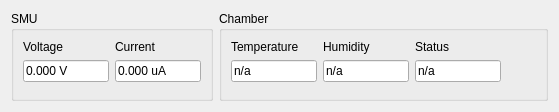
<?xml version="1.0" encoding="UTF-8"?>
<ui version="4.0">
 <class>statusWidget</class>
 <widget class="QWidget" name="statusWidget">
  <property name="geometry">
   <rect>
    <x>0</x>
    <y>0</y>
    <width>559</width>
    <height>112</height>
   </rect>
  </property>
  <property name="windowTitle">
   <string>Status</string>
  </property>
  <layout class="QHBoxLayout" name="horizontalLayout">
   <item>
    <widget class="QGroupBox" name="smuGroupBox">
     <property name="title">
      <string>SMU</string>
     </property>
     <layout class="QGridLayout" name="gridLayout_3">
      <item row="1" column="1">
       <widget class="QLineEdit" name="currentLineEdit">
        <property name="sizePolicy">
         <sizepolicy hsizetype="Minimum" vsizetype="Fixed">
          <horstretch>0</horstretch>
          <verstretch>0</verstretch>
         </sizepolicy>
        </property>
        <property name="maximumSize">
         <size>
          <width>86</width>
          <height>16777215</height>
         </size>
        </property>
        <property name="text">
         <string>0.000 uA</string>
        </property>
        <property name="readOnly">
         <bool>true</bool>
        </property>
       </widget>
      </item>
      <item row="2" column="1">
       <spacer name="verticalSpacer">
        <property name="orientation">
         <enum>Qt::Vertical</enum>
        </property>
        <property name="sizeHint" stdset="0">
         <size>
          <width>20</width>
          <height>0</height>
         </size>
        </property>
       </spacer>
      </item>
      <item row="0" column="1">
       <widget class="QLabel" name="currentLabnel">
        <property name="sizePolicy">
         <sizepolicy hsizetype="Minimum" vsizetype="Preferred">
          <horstretch>0</horstretch>
          <verstretch>0</verstretch>
         </sizepolicy>
        </property>
        <property name="text">
         <string>Current</string>
        </property>
       </widget>
      </item>
      <item row="0" column="0">
       <widget class="QLabel" name="voltageLabel">
        <property name="sizePolicy">
         <sizepolicy hsizetype="Minimum" vsizetype="Preferred">
          <horstretch>0</horstretch>
          <verstretch>0</verstretch>
         </sizepolicy>
        </property>
        <property name="text">
         <string>Voltage</string>
        </property>
       </widget>
      </item>
      <item row="1" column="0">
       <widget class="QLineEdit" name="voltageLineEdit">
        <property name="enabled">
         <bool>true</bool>
        </property>
        <property name="sizePolicy">
         <sizepolicy hsizetype="Minimum" vsizetype="Fixed">
          <horstretch>0</horstretch>
          <verstretch>0</verstretch>
         </sizepolicy>
        </property>
        <property name="maximumSize">
         <size>
          <width>86</width>
          <height>16777215</height>
         </size>
        </property>
        <property name="text">
         <string>0.000 V</string>
        </property>
        <property name="readOnly">
         <bool>true</bool>
        </property>
       </widget>
      </item>
     </layout>
    </widget>
   </item>
   <item>
    <widget class="QGroupBox" name="ctsGroupBox">
     <property name="sizePolicy">
      <sizepolicy hsizetype="Minimum" vsizetype="Preferred">
       <horstretch>0</horstretch>
       <verstretch>0</verstretch>
      </sizepolicy>
     </property>
     <property name="title">
      <string>Chamber</string>
     </property>
     <layout class="QGridLayout" name="gridLayout">
      <item row="1" column="3">
       <spacer name="horizontalSpacer">
        <property name="orientation">
         <enum>Qt::Horizontal</enum>
        </property>
        <property name="sizeHint" stdset="0">
         <size>
          <width>0</width>
          <height>20</height>
         </size>
        </property>
       </spacer>
      </item>
      <item row="1" column="1">
       <widget class="QLineEdit" name="humidLineEdit">
        <property name="sizePolicy">
         <sizepolicy hsizetype="Minimum" vsizetype="Fixed">
          <horstretch>0</horstretch>
          <verstretch>0</verstretch>
         </sizepolicy>
        </property>
        <property name="maximumSize">
         <size>
          <width>86</width>
          <height>16777215</height>
         </size>
        </property>
        <property name="text">
         <string>n/a</string>
        </property>
        <property name="readOnly">
         <bool>true</bool>
        </property>
       </widget>
      </item>
      <item row="2" column="0">
       <spacer name="verticalSpacer_2">
        <property name="orientation">
         <enum>Qt::Vertical</enum>
        </property>
        <property name="sizeHint" stdset="0">
         <size>
          <width>20</width>
          <height>0</height>
         </size>
        </property>
       </spacer>
      </item>
      <item row="1" column="0">
       <widget class="QLineEdit" name="tempLineEdit">
        <property name="sizePolicy">
         <sizepolicy hsizetype="Minimum" vsizetype="Fixed">
          <horstretch>0</horstretch>
          <verstretch>0</verstretch>
         </sizepolicy>
        </property>
        <property name="maximumSize">
         <size>
          <width>86</width>
          <height>16777215</height>
         </size>
        </property>
        <property name="text">
         <string>n/a</string>
        </property>
        <property name="readOnly">
         <bool>true</bool>
        </property>
       </widget>
      </item>
      <item row="0" column="0">
       <widget class="QLabel" name="tempLabel">
        <property name="sizePolicy">
         <sizepolicy hsizetype="Minimum" vsizetype="Preferred">
          <horstretch>0</horstretch>
          <verstretch>0</verstretch>
         </sizepolicy>
        </property>
        <property name="text">
         <string>Temperature</string>
        </property>
       </widget>
      </item>
      <item row="0" column="1">
       <widget class="QLabel" name="humidLabel">
        <property name="sizePolicy">
         <sizepolicy hsizetype="Minimum" vsizetype="Preferred">
          <horstretch>0</horstretch>
          <verstretch>0</verstretch>
         </sizepolicy>
        </property>
        <property name="text">
         <string>Humidity</string>
        </property>
       </widget>
      </item>
      <item row="0" column="2">
       <widget class="QLabel" name="statusLabel">
        <property name="text">
         <string>Status</string>
        </property>
       </widget>
      </item>
      <item row="1" column="2">
       <widget class="QLineEdit" name="statusLineEdit">
        <property name="sizePolicy">
         <sizepolicy hsizetype="Minimum" vsizetype="Fixed">
          <horstretch>0</horstretch>
          <verstretch>0</verstretch>
         </sizepolicy>
        </property>
        <property name="maximumSize">
         <size>
          <width>86</width>
          <height>16777215</height>
         </size>
        </property>
        <property name="text">
         <string>n/a</string>
        </property>
        <property name="readOnly">
         <bool>true</bool>
        </property>
       </widget>
      </item>
     </layout>
    </widget>
   </item>
  </layout>
 </widget>
 <resources/>
 <connections/>
</ui>
